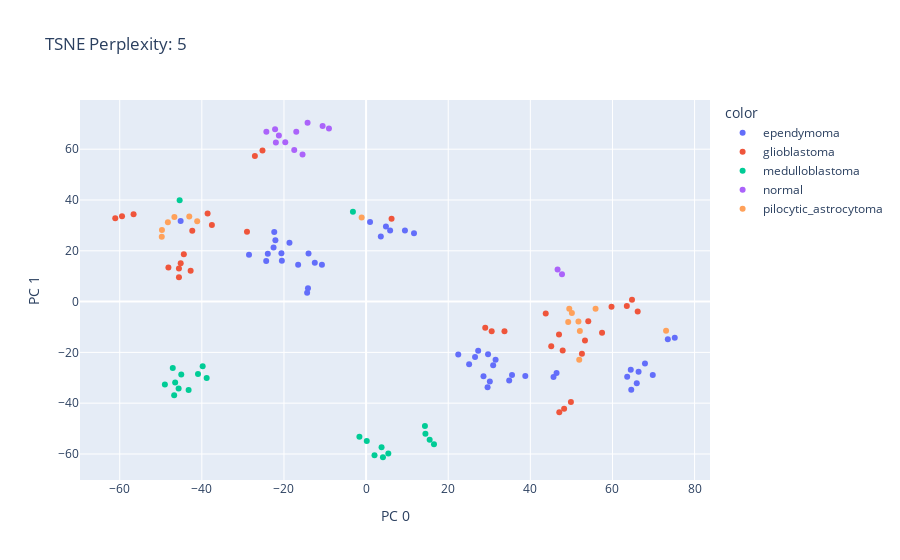
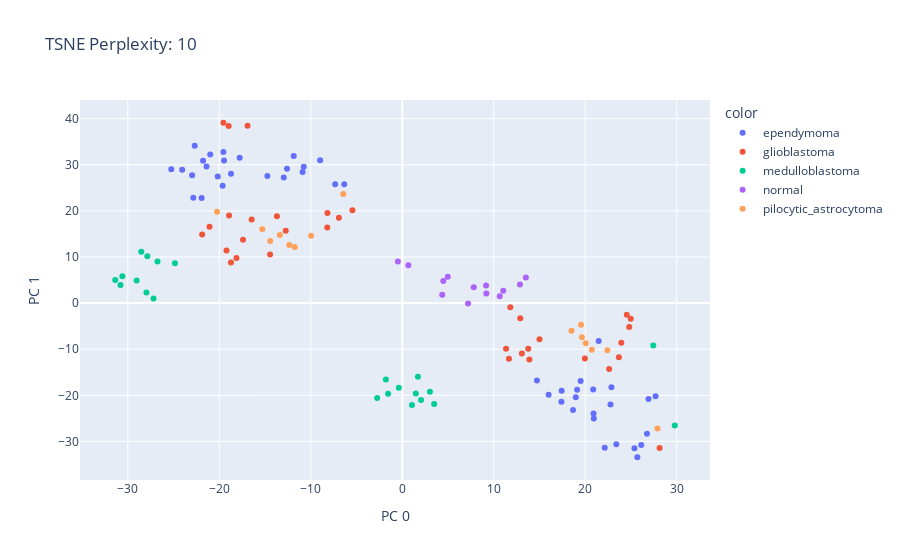
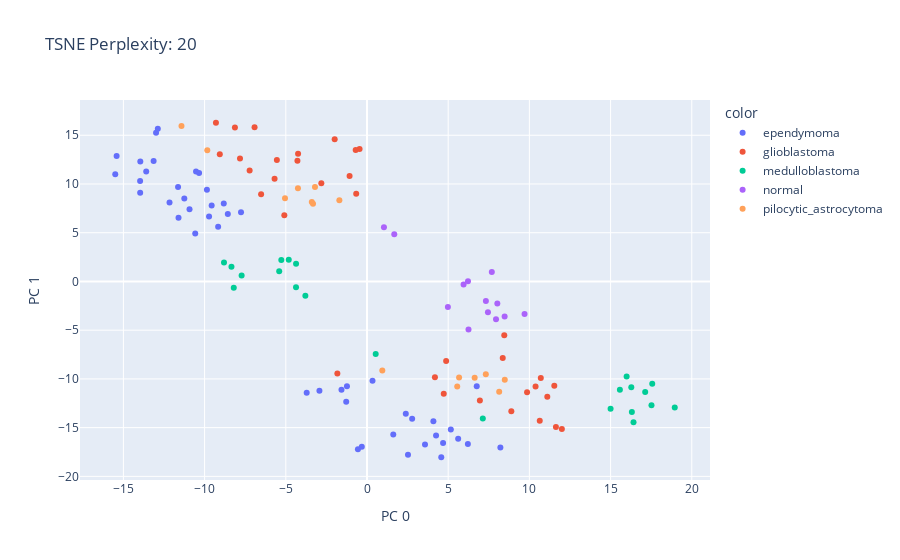
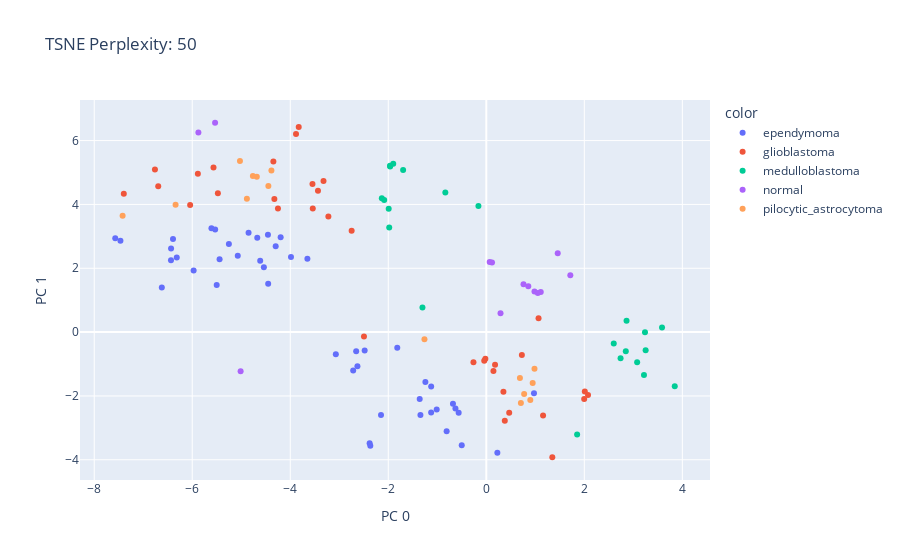

Here is the notebook cell these charts were saved with, in order:
### Code cell
from sklearn.manifold import TSNE
import pandas as pd
 
perps = [5, 10, 20, 50, 100]

for perp in perps:
    # Try with 3 embeddings so we can visualize it 
    tsne = TSNE(2, perplexity=perp)
    tsne_result = tsne.fit_transform(X)
    tsne_result.shape

    fig = px.scatter(tsne_result, x=0, y=1, color=y, title=f'TSNE Perplexity: {perp}', labels={'0': 'PC 0', '1': 'PC 1'})
    fig.show()

    # fig = px.scatter_3d(
    #     tsne_result, x=0, y=1, z=2, color=y,
    #     title=f'TSNE Perplexity: {perp}',
    #     labels={'0': 'PC 1', '1': 'PC 2', '2': 'PC 3'}
    # )
    # fig.show()

### Figure 1 — Plotly figure (JSON) as saved in the notebook; plotly's stock layout.template omitted (floating-point values rounded to 4 significant figures)
{"data": [{"hovertemplate": "color=ependymoma<br>PC 0=%{x}<br>PC 1=%{y}<extra></extra>", "legendgroup": "ependymoma", "marker": {"color": "#636efa", "symbol": "circle"}, "mode": "markers", "name": "ependymoma", "orientation": "v", "showlegend": true, "type": "scatter", "x": [75.17, 29.59, 27.29, -16.55, 67.91, 65.92, 46.38, 63.58, 66.36, 64.46, -18.66, 69.82, 64.57, 11.67, 30.14, 3.59, 45.65, 30.95, 5.857, 28.59, 29.7, 22.44, 9.463, 4.832, 31.54, 35.54, 25.09, 34.85, 0.9618, -20.51, -20.62, 38.77, 73.48, -14.02, 26.53, -24.32, -28.51, -23.94, -22.53, -22.09, -10.75, -22.37, -45.16, -12.49, -14.15, -14.36], "xaxis": "x", "y": [-14.2, -33.77, -19.39, 14.47, -24.35, -32.18, -28.09, -29.62, -27.63, -26.79, 23.14, -28.92, -34.69, 26.86, -31.43, 25.67, -29.68, -25.02, 28.03, -29.38, -20.75, -20.81, 27.99, 29.55, -22.93, -28.94, -24.63, -31.04, 31.35, 16.12, 19.0, -29.32, -14.81, 18.91, -21.84, 15.93, 18.47, 18.84, 21.26, 24.12, 14.49, 27.4, 31.71, 15.29, 5.289, 3.497], "yaxis": "y"}, {"hovertemplate": "color=glioblastoma<br>PC 0=%{x}<br>PC 1=%{y}<extra></extra>", "legendgroup": "glioblastoma", "marker": {"color": "#EF553B", "symbol": "circle"}, "mode": "markers", "name": "glioblastoma", "orientation": "v", "showlegend": true, "type": "scatter", "x": [57.46, 47.05, -37.55, -29.01, -38.6, 53.3, 46.98, 52.56, 45.09, 47.88, 43.75, 64.76, 48.23, 49.88, 33.7, 6.205, -56.62, -44.38, -59.44, -61.09, 63.5, 59.77, 66.14, 54.1, -48.14, 29.02, 30.58, -45.15, -25.23, -27.08, -42.73, -45.57, -45.58, -42.33], "xaxis": "x", "y": [-12.3, -43.58, 30.14, 27.45, 34.65, -15.3, -12.92, -20.51, -17.61, -19.24, -4.696, 0.7614, -42.17, -39.53, -11.64, 32.62, 34.34, 18.64, 33.62, 32.81, -1.776, -2.034, -3.882, -7.698, 13.39, -10.26, -11.66, 15.1, 59.49, 57.28, 12.18, 9.614, 13.0, 27.84], "yaxis": "y"}, {"hovertemplate": "color=medulloblastoma<br>PC 0=%{x}<br>PC 1=%{y}<extra></extra>", "legendgroup": "medulloblastoma", "marker": {"color": "#00cc96", "symbol": "circle"}, "mode": "markers", "name": "medulloblastoma", "orientation": "v", "showlegend": true, "type": "scatter", "x": [-47.08, 3.769, 2.049, 16.53, 4.104, -39.8, 15.48, 5.417, 0.1656, -45.4, 14.45, 14.33, -40.94, -46.74, -38.82, -1.628, -46.5, -49.0, -43.23, -45.65, -45.01, -3.205], "xaxis": "x", "y": [-26.16, -57.38, -60.49, -56.14, -61.29, -25.43, -54.38, -59.78, -54.94, 39.93, -52.06, -49.01, -28.54, -36.86, -30.1, -53.25, -31.87, -32.64, -34.81, -34.26, -28.67, 35.35], "yaxis": "y"}, {"hovertemplate": "color=normal<br>PC 0=%{x}<br>PC 1=%{y}<extra></extra>", "legendgroup": "normal", "marker": {"color": "#ab63fa", "symbol": "circle"}, "mode": "markers", "name": "normal", "orientation": "v", "showlegend": true, "type": "scatter", "x": [-15.48, 46.64, -17.01, -14.25, -21.24, -24.29, -22.16, 47.71, -17.5, -9.043, -19.68, -21.97, -10.59], "xaxis": "x", "y": [57.95, 12.61, 66.9, 70.42, 65.36, 66.9, 67.85, 10.8, 59.71, 68.11, 62.73, 62.63, 69.15], "yaxis": "y"}, {"hovertemplate": "color=pilocytic_astrocytoma<br>PC 0=%{x}<br>PC 1=%{y}<extra></extra>", "legendgroup": "pilocytic_astrocytoma", "marker": {"color": "#FFA15A", "symbol": "circle"}, "mode": "markers", "name": "pilocytic_astrocytoma", "orientation": "v", "showlegend": true, "type": "scatter", "x": [49.22, 55.88, 50.12, 51.91, 73.05, 49.48, 52.06, -41.13, -43.06, 51.71, -49.76, -1.081, -46.68, -48.27, -49.72], "xaxis": "x", "y": [-8.04, -2.808, -4.477, -22.9, -11.52, -2.799, -11.58, 31.62, 33.53, -7.809, 25.51, 33.16, 33.31, 31.2, 28.2], "yaxis": "y"}], "layout": {"legend": {"title": {"text": "color"}, "tracegroupgap": 0}, "title": {"text": "TSNE Perplexity: 5"}, "xaxis": {"anchor": "y", "domain": [0, 1], "title": {"text": "PC 0"}}, "yaxis": {"anchor": "x", "domain": [0, 1], "title": {"text": "PC 1"}}}}

### Figure 2 — Plotly figure (JSON) as saved in the notebook; plotly's stock layout.template omitted (floating-point values rounded to 4 significant figures)
{"data": [{"hovertemplate": "color=ependymoma<br>PC 0=%{x}<br>PC 1=%{y}<extra></extra>", "legendgroup": "ependymoma", "marker": {"color": "#636efa", "symbol": "circle"}, "mode": "markers", "name": "ependymoma", "orientation": "v", "showlegend": true, "type": "scatter", "x": [-7.332, -25.25, -19.55, 18.66, -11.86, -12.95, -21.93, -12.6, -10.77, -10.89, 19.49, -8.979, -14.74, 22.13, -24.06, 25.7, -22.84, -21.39, 25.38, -22.97, -20.99, -22.69, 23.4, 26.12, -21.78, -20.17, -17.77, -18.72, 26.75, 17.4, 18.97, -19.64, -6.337, 22.76, -19.48, 16.0, 14.72, 17.42, 19.11, 20.87, 20.94, 22.86, 21.47, 20.9, 26.92, 27.69], "xaxis": "x", "y": [25.78, 29.04, 32.78, -23.21, 31.88, 27.22, 22.78, 29.13, 29.57, 28.43, -16.91, 30.96, 27.56, -31.39, 28.92, -33.44, 22.87, 29.64, -31.47, 27.73, 32.22, 34.12, -30.64, -30.79, 30.85, 27.44, 31.5, 28.07, -28.34, -21.39, -20.42, 25.44, 25.78, -22.02, 30.93, -19.88, -16.77, -19.01, -18.8, -18.76, -25.05, -18.24, -8.215, -23.93, -20.8, -20.2], "yaxis": "y"}, {"hovertemplate": "color=glioblastoma<br>PC 0=%{x}<br>PC 1=%{y}<extra></extra>", "legendgroup": "glioblastoma", "marker": {"color": "#EF553B", "symbol": "circle"}, "mode": "markers", "name": "glioblastoma", "orientation": "v", "showlegend": true, "type": "scatter", "x": [-13.7, -18.72, 19.96, 22.61, 23.67, -16.46, -17.41, -18.93, -21.87, -21.07, -14.45, -8.178, -18.12, -19.21, -16.91, 28.12, 24.8, 15.0, 24.97, 24.54, -6.929, -8.199, -5.444, -12.74, 13.9, -19.55, -18.98, 13.77, 11.8, 12.89, 11.66, 11.34, 13.07, 23.94], "xaxis": "x", "y": [18.81, 8.819, -12.02, -14.29, -11.75, 18.12, 13.74, 18.99, 14.88, 16.56, 10.56, 19.54, 9.752, 11.38, 38.46, -31.43, -5.162, -7.823, -3.408, -2.528, 18.53, 16.4, 20.12, 15.7, -12.21, 39.11, 38.41, -9.885, -0.9196, -3.265, -12.05, -9.9, -10.96, -8.597], "yaxis": "y"}, {"hovertemplate": "color=medulloblastoma<br>PC 0=%{x}<br>PC 1=%{y}<extra></extra>", "legendgroup": "medulloblastoma", "marker": {"color": "#00cc96", "symbol": "circle"}, "mode": "markers", "name": "medulloblastoma", "orientation": "v", "showlegend": true, "type": "scatter", "x": [-1.793, -29.03, -30.8, -28.52, -31.37, 1.711, -27.86, -30.59, -27.96, 27.43, -26.75, -24.84, -1.545, 3.486, -2.744, -27.19, 1.483, 3.025, 1.059, 2.056, -0.3737, 29.78], "xaxis": "x", "y": [-16.6, 4.914, 3.918, 11.14, 5.028, -15.99, 10.15, 5.807, 2.285, -9.208, 9.011, 8.618, -19.64, -21.9, -20.59, 0.9774, -19.61, -19.25, -22.08, -21.03, -18.35, -26.58], "yaxis": "y"}, {"hovertemplate": "color=normal<br>PC 0=%{x}<br>PC 1=%{y}<extra></extra>", "legendgroup": "normal", "marker": {"color": "#ab63fa", "symbol": "circle"}, "mode": "markers", "name": "normal", "orientation": "v", "showlegend": true, "type": "scatter", "x": [13.51, 0.6632, 7.191, 4.368, 9.186, 7.812, 9.159, -0.4762, 12.86, 4.98, 11.04, 10.65, 4.487], "xaxis": "x", "y": [5.552, 8.18, -0.07799, 1.803, 2.084, 3.451, 3.794, 8.999, 4.056, 5.709, 2.688, 1.463, 4.798], "yaxis": "y"}, {"hovertemplate": "color=pilocytic_astrocytoma<br>PC 0=%{x}<br>PC 1=%{y}<extra></extra>", "legendgroup": "pilocytic_astrocytoma", "marker": {"color": "#FFA15A", "symbol": "circle"}, "mode": "markers", "name": "pilocytic_astrocytoma", "orientation": "v", "showlegend": true, "type": "scatter", "x": [-14.43, -9.961, -12.35, -20.24, -6.454, -11.75, -15.3, 22.42, 20.72, -13.38, 19.54, 27.9, 20.05, 19.64, 18.5], "xaxis": "x", "y": [13.47, 14.62, 12.58, 19.82, 23.68, 12.15, 16.01, -10.21, -10.13, 14.77, -4.69, -27.23, -8.694, -7.394, -5.985], "yaxis": "y"}], "layout": {"legend": {"title": {"text": "color"}, "tracegroupgap": 0}, "title": {"text": "TSNE Perplexity: 10"}, "xaxis": {"anchor": "y", "domain": [0, 1], "title": {"text": "PC 0"}}, "yaxis": {"anchor": "x", "domain": [0, 1], "title": {"text": "PC 1"}}}}

### Figure 3 — Plotly figure (JSON) as saved in the notebook; plotly's stock layout.template omitted (floating-point values rounded to 4 significant figures)
{"data": [{"hovertemplate": "color=ependymoma<br>PC 0=%{x}<br>PC 1=%{y}<extra></extra>", "legendgroup": "ependymoma", "marker": {"color": "#636efa", "symbol": "circle"}, "mode": "markers", "name": "ependymoma", "orientation": "v", "showlegend": true, "type": "scatter", "x": [-12.99, -9.857, -7.758, 4.089, -15.5, -13.97, -10.53, -13.6, -13.96, -13.14, 4.574, -15.42, -13.97, -3.714, -10.93, -1.28, -10.34, -9.565, -1.571, -11.61, -8.571, -10.58, -2.929, -1.234, -8.819, -11.25, -9.166, -12.16, 0.3393, 5.163, 4.253, -11.63, -12.88, 1.618, -9.725, 6.212, 8.214, 5.614, 4.686, 3.572, 2.389, 2.524, 6.757, 2.78, -0.3204, -0.5585], "xaxis": "x", "y": [15.26, 9.416, 7.095, -14.33, 11.01, 10.3, 11.28, 11.29, 12.3, 12.36, -18.04, 12.88, 9.092, -11.43, 7.397, -12.35, 11.13, 7.795, -11.12, 6.541, 6.915, 4.93, -11.22, -10.77, 8.008, 8.517, 5.612, 8.112, -10.18, -15.2, -15.81, 9.682, 15.68, -15.69, 6.656, -16.69, -17.03, -16.13, -16.57, -16.73, -13.56, -17.77, -10.75, -14.08, -16.97, -17.22], "yaxis": "y"}, {"hovertemplate": "color=glioblastoma<br>PC 0=%{x}<br>PC 1=%{y}<extra></extra>", "legendgroup": "glioblastoma", "marker": {"color": "#EF553B", "symbol": "circle"}, "mode": "markers", "name": "glioblastoma", "orientation": "v", "showlegend": true, "type": "scatter", "x": [-1.072, -4.243, 4.183, 4.874, 4.727, -5.09, -5.691, -9.064, -7.227, -7.821, -6.521, -6.923, -4.284, -5.55, -1.99, -1.825, 10.64, 8.889, 11.63, 12.0, -8.133, -0.6642, -9.302, -2.812, 10.7, -0.4578, -0.6963, 9.857, 8.453, 8.358, 11.53, 11.1, 10.38, 6.951], "xaxis": "x", "y": [10.81, 13.11, -9.829, -8.151, -11.53, 6.792, 10.54, 13.04, 11.39, 12.63, 8.957, 15.82, 12.38, 12.46, 14.6, -9.434, -14.3, -13.31, -14.94, -15.13, 15.79, 8.995, 16.28, 10.07, -9.894, 13.58, 13.5, -11.37, -5.528, -7.858, -10.71, -11.84, -10.79, -12.22], "yaxis": "y"}, {"hovertemplate": "color=medulloblastoma<br>PC 0=%{x}<br>PC 1=%{y}<extra></extra>", "legendgroup": "medulloblastoma", "marker": {"color": "#00cc96", "symbol": "circle"}, "mode": "markers", "name": "medulloblastoma", "orientation": "v", "showlegend": true, "type": "scatter", "x": [18.95, -5.405, -4.368, -8.805, -4.818, 15.0, -8.346, -5.277, -4.37, 7.131, -7.72, -8.203, 16.31, 15.99, 16.41, -3.795, 17.13, 17.56, 15.57, 16.27, 17.52, 0.5362], "xaxis": "x", "y": [-12.94, 1.045, 1.81, 1.947, 2.223, -13.05, 1.521, 2.206, -0.5935, -14.05, 0.5989, -0.6473, -13.41, -9.757, -14.45, -1.477, -11.35, -10.5, -11.12, -10.85, -12.71, -7.436], "yaxis": "y"}, {"hovertemplate": "color=normal<br>PC 0=%{x}<br>PC 1=%{y}<extra></extra>", "legendgroup": "normal", "marker": {"color": "#ab63fa", "symbol": "circle"}, "mode": "markers", "name": "normal", "orientation": "v", "showlegend": true, "type": "scatter", "x": [4.981, 1.679, 6.251, 7.686, 7.448, 7.321, 8.026, 1.044, 9.701, 5.948, 8.476, 7.945, 6.218], "xaxis": "x", "y": [-2.61, 4.848, -4.932, 0.9617, -3.156, -1.998, -2.264, 5.56, -3.353, -0.3129, -3.592, -3.886, 0.01601], "yaxis": "y"}, {"hovertemplate": "color=pilocytic_astrocytoma<br>PC 0=%{x}<br>PC 1=%{y}<extra></extra>", "legendgroup": "pilocytic_astrocytoma", "marker": {"color": "#FFA15A", "symbol": "circle"}, "mode": "markers", "name": "pilocytic_astrocytoma", "orientation": "v", "showlegend": true, "type": "scatter", "x": [-4.251, -1.701, -3.399, -9.834, -11.42, -3.323, -5.049, 5.556, 5.671, -3.203, 8.14, 0.9439, 6.63, 7.317, 8.484], "xaxis": "x", "y": [9.574, 8.324, 8.147, 13.47, 15.94, 7.98, 8.548, -10.78, -9.843, 9.683, -11.31, -9.136, -9.876, -9.528, -10.07], "yaxis": "y"}], "layout": {"legend": {"title": {"text": "color"}, "tracegroupgap": 0}, "title": {"text": "TSNE Perplexity: 20"}, "xaxis": {"anchor": "y", "domain": [0, 1], "title": {"text": "PC 0"}}, "yaxis": {"anchor": "x", "domain": [0, 1], "title": {"text": "PC 1"}}}}

### Figure 4 — Plotly figure (JSON) as saved in the notebook; plotly's stock layout.template omitted (floating-point values rounded to 4 significant figures)
{"data": [{"hovertemplate": "color=ependymoma<br>PC 0=%{x}<br>PC 1=%{y}<extra></extra>", "legendgroup": "ependymoma", "marker": {"color": "#636efa", "symbol": "circle"}, "mode": "markers", "name": "ependymoma", "orientation": "v", "showlegend": true, "type": "scatter", "x": [-7.465, -4.451, -4.196, -1.359, -5.501, -6.434, -5.608, -6.316, -6.432, -6.393, -0.8091, -6.621, -5.971, -2.716, -4.613, -3.07, -5.532, -4.673, -2.655, -4.539, -4.455, -3.65, -2.629, -2.482, -4.851, -5.252, -3.985, -5.071, -1.817, -1.344, -1.125, -5.442, -7.571, -2.148, -4.297, -1.012, 0.2256, -0.6803, -0.6294, -0.5639, -1.243, -0.501, 0.9729, -1.125, -2.38, -2.367], "xaxis": "x", "y": [2.862, 1.517, 2.969, -2.098, 1.479, 2.254, 3.254, 2.339, 2.618, 2.92, -3.107, 1.398, 1.931, -1.204, 2.232, -0.6937, 3.214, 2.955, -0.5993, 2.029, 3.05, 2.297, -1.071, -0.5769, 3.112, 2.762, 2.351, 2.39, -0.4933, -2.6, -2.522, 2.282, 2.94, -2.599, 2.693, -2.426, -3.779, -2.246, -2.394, -2.526, -1.565, -3.542, -1.914, -1.707, -3.48, -3.563], "yaxis": "y"}, {"hovertemplate": "color=glioblastoma<br>PC 0=%{x}<br>PC 1=%{y}<extra></extra>", "legendgroup": "glioblastoma", "marker": {"color": "#EF553B", "symbol": "circle"}, "mode": "markers", "name": "glioblastoma", "orientation": "v", "showlegend": true, "type": "scatter", "x": [-5.566, -3.322, 1.159, 0.3773, 0.4674, -5.477, -4.325, -6.043, -3.222, -3.541, -4.251, -6.761, -3.547, -3.435, -2.747, -2.496, 1.997, 1.347, 2.076, 2.01, -6.694, -5.885, -7.396, -4.344, -0.01925, -3.827, -3.883, 0.1458, 1.066, 0.7256, -0.04219, -0.2619, 0.1786, 0.3495], "xaxis": "x", "y": [5.156, 4.731, -2.616, -2.78, -2.526, 4.352, 4.168, 3.984, 3.618, 3.872, 3.873, 5.094, 4.639, 4.429, 3.172, -0.1411, -2.094, -3.921, -1.971, -1.863, 4.571, 4.958, 4.332, 5.345, -0.8346, 6.428, 6.204, -1.218, 0.4355, -0.7159, -0.8972, -0.9408, -1.025, -1.868], "yaxis": "y"}, {"hovertemplate": "color=medulloblastoma<br>PC 0=%{x}<br>PC 1=%{y}<extra></extra>", "legendgroup": "medulloblastoma", "marker": {"color": "#00cc96", "symbol": "circle"}, "mode": "markers", "name": "medulloblastoma", "orientation": "v", "showlegend": true, "type": "scatter", "x": [3.845, -1.697, -1.962, -2.132, -1.965, 2.862, -2.083, -1.899, -0.8356, 1.853, -1.992, -1.981, 3.238, 2.601, 3.586, -0.1604, 3.078, 3.251, 2.74, 2.846, 3.217, -1.302], "xaxis": "x", "y": [-1.693, 5.076, 5.192, 4.196, 5.215, 0.3585, 4.14, 5.276, 4.374, -3.209, 3.868, 3.278, -0.006915, -0.3541, 0.1406, 3.953, -0.9478, -0.5716, -0.8168, -0.5997, -1.344, 0.7692], "yaxis": "y"}, {"hovertemplate": "color=normal<br>PC 0=%{x}<br>PC 1=%{y}<extra></extra>", "legendgroup": "normal", "marker": {"color": "#ab63fa", "symbol": "circle"}, "mode": "markers", "name": "normal", "orientation": "v", "showlegend": true, "type": "scatter", "x": [1.457, -5.534, 0.2904, -5.013, 0.9831, 0.7592, 0.8569, -5.874, 1.715, 0.1168, 1.111, 1.051, 0.06958], "xaxis": "x", "y": [2.467, 6.559, 0.5943, -1.223, 1.27, 1.502, 1.44, 6.257, 1.782, 2.178, 1.254, 1.229, 2.199], "yaxis": "y"}, {"hovertemplate": "color=pilocytic_astrocytoma<br>PC 0=%{x}<br>PC 1=%{y}<extra></extra>", "legendgroup": "pilocytic_astrocytoma", "marker": {"color": "#FFA15A", "symbol": "circle"}, "mode": "markers", "name": "pilocytic_astrocytoma", "orientation": "v", "showlegend": true, "type": "scatter", "x": [-4.447, -5.026, -4.682, -6.34, -7.421, -4.762, -4.885, 0.7059, 0.898, -4.384, 0.6861, -1.262, 0.7725, 0.9463, 0.9834], "xaxis": "x", "y": [4.58, 5.357, 4.864, 3.994, 3.643, 4.893, 4.181, -2.22, -2.125, 5.062, -1.441, -0.2268, -1.942, -1.592, -1.152], "yaxis": "y"}], "layout": {"legend": {"title": {"text": "color"}, "tracegroupgap": 0}, "title": {"text": "TSNE Perplexity: 50"}, "xaxis": {"anchor": "y", "domain": [0, 1], "title": {"text": "PC 0"}}, "yaxis": {"anchor": "x", "domain": [0, 1], "title": {"text": "PC 1"}}}}
